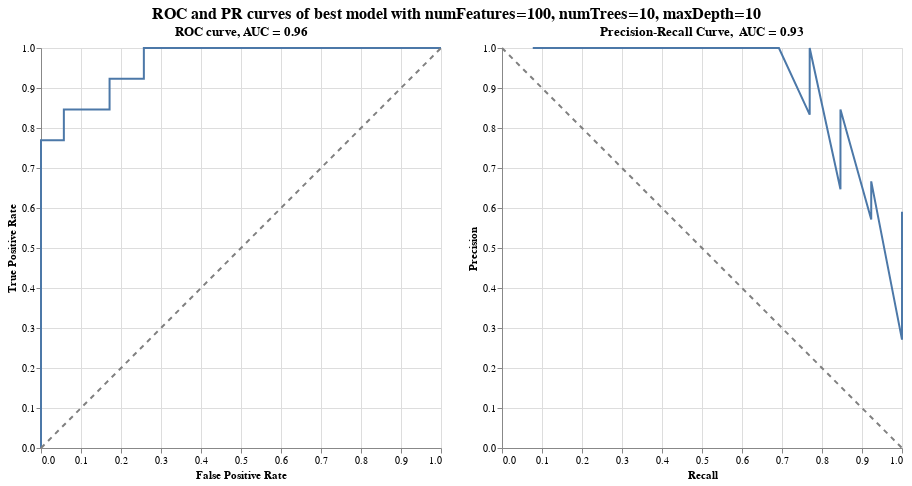

This figure's notebook cell:
### Code cell
evaluate_per_threshold(best_preds_df)

### Figure 1 — Vega-Lite specification as saved in the notebook (floating-point values rounded to 4 significant figures)
{"config": {"view": {"continuousWidth": 300, "continuousHeight": 300}}, "hconcat": [{"layer": [{"data": {"name": "data-eb1fca3ed78a205ce38b7d6119fd24f5"}, "mark": {"type": "line"}, "encoding": {"strokeWidth": {"value": 2}, "tooltip": [{"field": "False Positive Rate", "type": "quantitative"}, {"field": "True Positive Rate", "type": "quantitative"}, {"field": "Threshold", "type": "quantitative"}, {"field": "Accuracy", "type": "quantitative"}, {"field": "F1 Score", "type": "quantitative"}], "x": {"field": "False Positive Rate", "title": "False Positive Rate", "type": "quantitative"}, "y": {"field": "True Positive Rate", "title": "True Positive Rate", "type": "quantitative"}}, "title": "ROC curve, AUC = 0.96"}, {"data": {"name": "data-42f50405073b2dbe8396db6b7dd2f6be"}, "mark": {"type": "line", "color": "gray", "strokeDash": [5, 5]}, "encoding": {"x": {"field": "x", "type": "quantitative"}, "y": {"field": "y", "type": "quantitative"}}}], "height": 400, "width": 400}, {"layer": [{"data": {"name": "data-b98a06fe5828989b0f124c936b16b965"}, "mark": {"type": "line"}, "encoding": {"strokeWidth": {"value": 2}, "tooltip": [{"field": "Recall", "type": "quantitative"}, {"field": "Precision", "type": "quantitative"}, {"field": "Threshold", "type": "quantitative"}, {"field": "F1 Score", "type": "quantitative"}, {"field": "Accuracy", "type": "quantitative"}], "x": {"field": "Recall", "title": "Recall", "type": "quantitative"}, "y": {"field": "Precision", "title": "Precision", "type": "quantitative"}}, "title": "Precision-Recall Curve,  AUC = 0.93"}, {"data": {"name": "data-6f6501bcf19ef5ddfb794029ba7800cd"}, "mark": {"type": "line", "color": "gray", "strokeDash": [5, 5]}, "encoding": {"x": {"field": "x", "type": "quantitative"}, "y": {"field": "y", "type": "quantitative"}}}], "height": 400, "width": 400}], "title": {"text": "ROC and PR curves of best model with numFeatures=100, numTrees=10, maxDepth=10", "anchor": "middle", "fontSize": 16}, "$schema": "https://vega.github.io/schema/vega-lite/v5.20.1.json", "datasets": {"data-eb1fca3ed78a205ce38b7d6119fd24f5": [{"False Positive Rate": 0.0, "True Positive Rate": 0.0, "Threshold": null, "Accuracy": 0.7292, "F1 Score": 0.615}, {"False Positive Rate": 0.0, "True Positive Rate": 0.07692, "Threshold": 0.986, "Accuracy": 0.75, "F1 Score": 0.6611}, {"False Positive Rate": 0.0, "True Positive Rate": 0.7692, "Threshold": 0.572, "Accuracy": 0.9375, "F1 Score": 0.9347}, {"False Positive Rate": 0.05714, "True Positive Rate": 0.7692, "Threshold": 0.51, "Accuracy": 0.8958, "F1 Score": 0.8945}, {"False Positive Rate": 0.05714, "True Positive Rate": 0.8462, "Threshold": 0.503, "Accuracy": 0.9167, "F1 Score": 0.9167}, {"False Positive Rate": 0.08571, "True Positive Rate": 0.8462, "Threshold": 0.489, "Accuracy": 0.8958, "F1 Score": 0.897}, {"False Positive Rate": 0.1429, "True Positive Rate": 0.8462, "Threshold": 0.447, "Accuracy": 0.8542, "F1 Score": 0.8584}, {"False Positive Rate": 0.1714, "True Positive Rate": 0.8462, "Threshold": 0.441, "Accuracy": 0.8333, "F1 Score": 0.8394}, {"False Positive Rate": 0.1714, "True Positive Rate": 0.9231, "Threshold": 0.436, "Accuracy": 0.8542, "F1 Score": 0.8603}, {"False Positive Rate": 0.2571, "True Positive Rate": 0.9231, "Threshold": 0.42, "Accuracy": 0.7917, "F1 Score": 0.8027}, {"False Positive Rate": 0.2571, "True Positive Rate": 1.0, "Threshold": 0.332, "Accuracy": 0.8125, "F1 Score": 0.8228}, {"False Positive Rate": 0.4857, "True Positive Rate": 1.0, "Threshold": 0.068, "Accuracy": 0.6458, "F1 Score": 0.659}, {"False Positive Rate": 0.6, "True Positive Rate": 1.0, "Threshold": 0.064, "Accuracy": 0.5625, "F1 Score": 0.5665}, {"False Positive Rate": 1.0, "True Positive Rate": 1.0, "Threshold": 0.032, "Accuracy": 0.2708, "F1 Score": 0.1154}], "data-42f50405073b2dbe8396db6b7dd2f6be": [{"x": 0, "y": 0}, {"x": 1, "y": 1}], "data-b98a06fe5828989b0f124c936b16b965": [{"Precision": 0.2708, "Recall": 1.0, "Threshold": 0.032, "F1 Score": 0.1154, "Accuracy": 0.2708}, {"Precision": 0.3171, "Recall": 1.0, "Threshold": 0.051, "F1 Score": 0.3735, "Accuracy": 0.4167}, {"Precision": 0.3824, "Recall": 1.0, "Threshold": 0.064, "F1 Score": 0.5665, "Accuracy": 0.5625}, {"Precision": 0.4333, "Recall": 1.0, "Threshold": 0.068, "F1 Score": 0.659, "Accuracy": 0.6458}, {"Precision": 0.4483, "Recall": 1.0, "Threshold": 0.099, "F1 Score": 0.6808, "Accuracy": 0.6667}, {"Precision": 0.4643, "Recall": 1.0, "Threshold": 0.126, "F1 Score": 0.7021, "Accuracy": 0.6875}, {"Precision": 0.4815, "Recall": 1.0, "Threshold": 0.146, "F1 Score": 0.7229, "Accuracy": 0.7083}, {"Precision": 0.5, "Recall": 1.0, "Threshold": 0.191, "F1 Score": 0.7434, "Accuracy": 0.7292}, {"Precision": 0.52, "Recall": 1.0, "Threshold": 0.244, "F1 Score": 0.7636, "Accuracy": 0.75}, {"Precision": 0.5417, "Recall": 1.0, "Threshold": 0.274, "F1 Score": 0.7835, "Accuracy": 0.7708}, {"Precision": 0.5652, "Recall": 1.0, "Threshold": 0.278, "F1 Score": 0.8032, "Accuracy": 0.7917}, {"Precision": 0.5909, "Recall": 1.0, "Threshold": 0.332, "F1 Score": 0.8228, "Accuracy": 0.8125}, {"Precision": 0.5714, "Recall": 0.9231, "Threshold": 0.42, "F1 Score": 0.8027, "Accuracy": 0.7917}, {"Precision": 0.6, "Recall": 0.9231, "Threshold": 0.429, "F1 Score": 0.822, "Accuracy": 0.8125}, {"Precision": 0.6316, "Recall": 0.9231, "Threshold": 0.432, "F1 Score": 0.8411, "Accuracy": 0.8333}, {"Precision": 0.6667, "Recall": 0.9231, "Threshold": 0.436, "F1 Score": 0.8603, "Accuracy": 0.8542}, {"Precision": 0.6471, "Recall": 0.8462, "Threshold": 0.441, "F1 Score": 0.8394, "Accuracy": 0.8333}, {"Precision": 0.6875, "Recall": 0.8462, "Threshold": 0.447, "F1 Score": 0.8584, "Accuracy": 0.8542}, {"Precision": 0.7857, "Recall": 0.8462, "Threshold": 0.489, "F1 Score": 0.897, "Accuracy": 0.8958}, {"Precision": 0.8462, "Recall": 0.8462, "Threshold": 0.503, "F1 Score": 0.9167, "Accuracy": 0.9167}, {"Precision": 0.8333, "Recall": 0.7692, "Threshold": 0.51, "F1 Score": 0.8945, "Accuracy": 0.8958}, {"Precision": 0.9091, "Recall": 0.7692, "Threshold": 0.568, "F1 Score": 0.9144, "Accuracy": 0.9167}, {"Precision": 1.0, "Recall": 0.7692, "Threshold": 0.572, "F1 Score": 0.9347, "Accuracy": 0.9375}, {"Precision": 1.0, "Recall": 0.6923, "Threshold": 0.579, "F1 Score": 0.9113, "Accuracy": 0.9167}, {"Precision": 1.0, "Recall": 0.6154, "Threshold": 0.585, "F1 Score": 0.8869, "Accuracy": 0.8958}, {"Precision": 1.0, "Recall": 0.5385, "Threshold": 0.612, "F1 Score": 0.8612, "Accuracy": 0.875}, {"Precision": 1.0, "Recall": 0.4615, "Threshold": 0.662, "F1 Score": 0.8339, "Accuracy": 0.8542}, {"Precision": 1.0, "Recall": 0.3846, "Threshold": 0.777, "F1 Score": 0.8048, "Accuracy": 0.8333}, {"Precision": 1.0, "Recall": 0.3077, "Threshold": 0.799, "F1 Score": 0.7735, "Accuracy": 0.8125}, {"Precision": 1.0, "Recall": 0.2308, "Threshold": 0.885, "F1 Score": 0.7396, "Accuracy": 0.7917}, {"Precision": 1.0, "Recall": 0.1538, "Threshold": 0.919, "F1 Score": 0.7024, "Accuracy": 0.7708}, {"Precision": 1.0, "Recall": 0.07692, "Threshold": 0.986, "F1 Score": 0.6611, "Accuracy": 0.75}], "data-6f6501bcf19ef5ddfb794029ba7800cd": [{"x": 0, "y": 1}, {"x": 1, "y": 0}]}}
